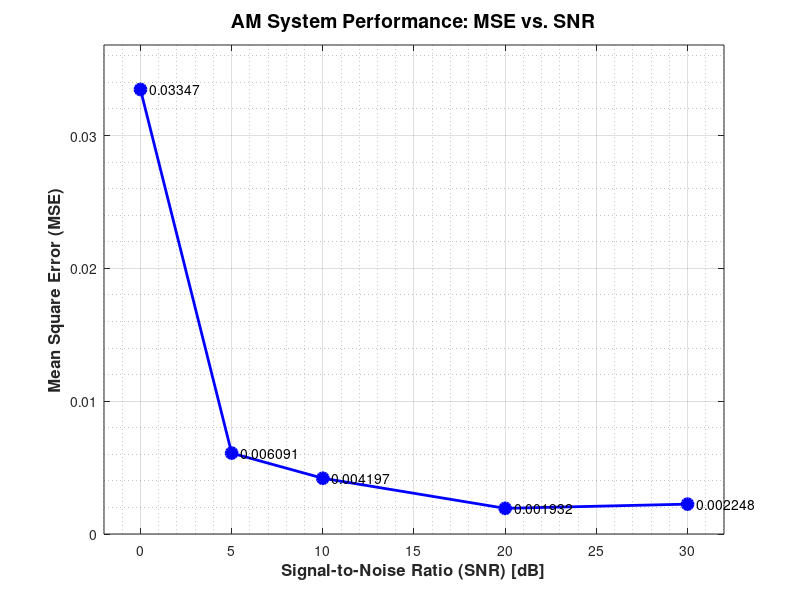

Write MATLAB code to recreate this figure.
%% === AM System Performance Plot (MSE vs SNR) ===
% 这是一个专门用来画报告折线图的脚本
% 只需要修改下面的 mse_data 即可

clc; clear; close all;

% ---------------------------------------------------------
% 1. 数据录入区 (在这里填你测出来的数据)
% ---------------------------------------------------------

% 横坐标：SNR (dB)
% 假设你每隔 5dB 或 10dB 测了一次，保持和你的实验一致
snr_axis = [0, 5, 10, 20, 30]; 

% 纵坐标：MSE (Mean Square Error)
% 【重要】：请把下面的数字换成你 Display 模块上记录的真实数字！
mse_data = [0.03347, 0.006091, 0.004197, 0.001932, 0.002248]; 

% ---------------------------------------------------------
% 2. 绘图代码 (这一部分不用改，直接运行)
% ---------------------------------------------------------

figure('Color', 'w'); % 创建白底画布

% 画图指令
% 'b-o': 蓝色实线(b-)，带圆圈标记(o)
% LineWidth: 线条加粗
% MarkerFaceColor: 标记点填充颜色
plot(snr_axis, mse_data, 'b-o', 'LineWidth', 2, 'MarkerSize', 8, 'MarkerFaceColor', 'b');

% ---------------------------------------------------------
% 3. 图表美化 (让图看起来更专业)
% ---------------------------------------------------------

grid on; % 打开网格，方便读数
grid minor; % 打开细微网格

% 设置坐标轴标签 (字号设大一点，报告里才看得清)
xlabel('Signal-to-Noise Ratio (SNR) [dB]', 'FontSize', 12, 'FontWeight', 'bold');
ylabel('Mean Square Error (MSE)', 'FontSize', 12, 'FontWeight', 'bold');

% 设置标题
title('AM System Performance: MSE vs. SNR', 'FontSize', 14);

% 设置坐标轴范围 (留一点边距)
xlim([min(snr_axis)-2, max(snr_axis)+2]); 
ylim([0, max(mse_data)*1.1]); % Y轴稍微高一点，防止最高点顶格

% ---------------------------------------------------------
% 4. 自动标注数值 (可选)
% ---------------------------------------------------------
% 这段代码会在每个数据点旁边自动写上数字，方便老师看
for i = 1:length(snr_axis)
    text(snr_axis(i)+0.5, mse_data(i), num2str(mse_data(i)), ...
        'FontSize', 10, 'Color', 'k');
end

disp('✅ 图表已生成！请直接复制图片到 Word 报告中。');